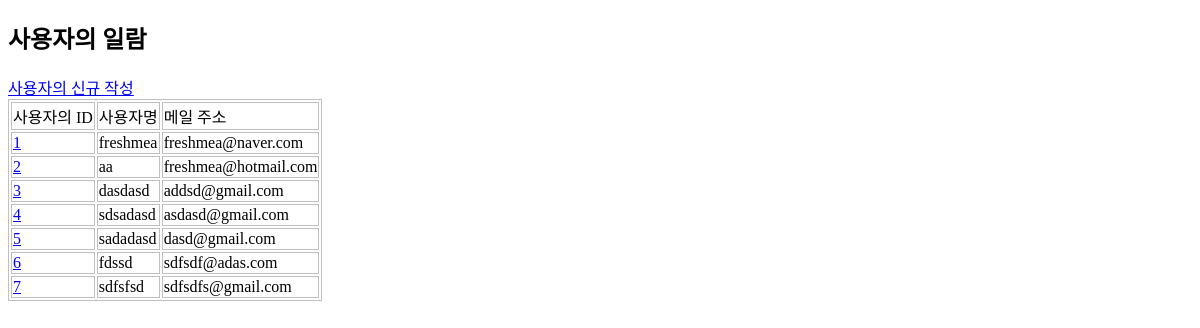
Page /crud/users (signed in) on the earlier database version.
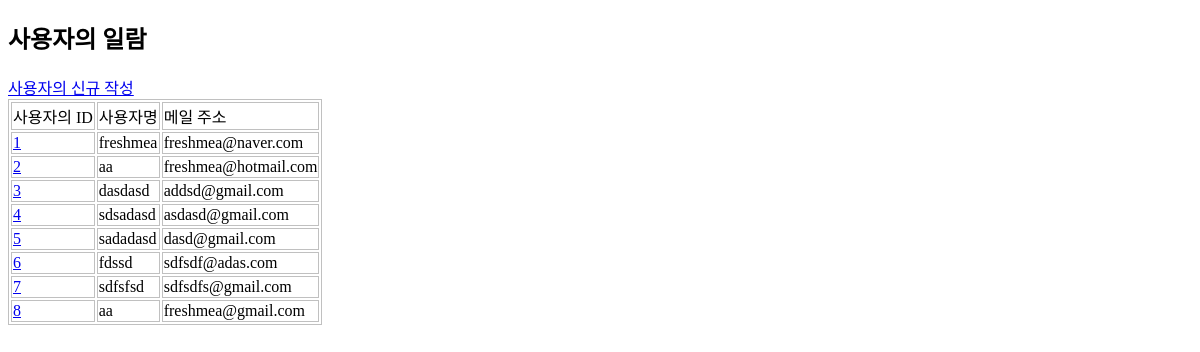
Same page on the later database version.
### apps/crud/models.py (models this page shows, shortened)
class User(db.Model, UserMixin):
    __tablename__ = "users"
    id = db.Column(db.Integer, primary_key=True)
    username = db.Column(db.String, index=True)
    email = db.Column(db.String, unique=True, index=True)
    password_hash = db.Column(db.String)
    created_at = db.Column(db.DateTime, default=datetime.now)
    updated_at = db.Column(db.DateTime, default=datetime.now, onupdate=datetime.now)
    @property
    def password(self):
        raise AttributeError("읽어 들일 수 없음.")

### apps/crud/views.py (the view)
@crud.route("/users")
@login_required
def users():
    users = User.query.all()
    return render_template("crud/index.html", users=users)

### apps/crud/models.py (called while the page is built)
@login_manager.user_loader
def load_user(user_id):
    return User.query.get(user_id)

### apps/crud/templates/crud/index.html (shortened to what this page needs)
{% extends "crud/base.html" %}
{% block content %}
<h2>사용자의 일람</h2>
<a href="{{ url_for('crud.create_user')}}">사용자의 신규 작성</a>
<table>
    <tr>
        <td>사용자의 ID</td>
        <td>사용자명</td>
        <td>메일 주소</td>
    </tr>
    {% for user in users%}
    <tr>
        <td> <a href="{{ url_for('crud.edit_user', user_id=user.id) }}">{{ user.id }}</a> </td>
        <td>{{ user.username }}</td>
        <td>{{ user.email }}</td>
    </tr>
    {% endfor %}
</table>
{% endblock %}

### apps/crud/templates/crud/base.html (shortened to what this page needs)
<!DOCTYPE html>
<html lang="ko">
<head>
    <link rel="stylesheet" href="{{ url_for('crud.static', filename='style.css' ) }}" />
</head>
<body>
    {% block content %} {% endblock %}
</body>
</html>

### apps/crud/static/style.css (style rules this page uses)
table, th, td { border: 1px solid #c0c0c0 }

Differences in the rows shown:
added User: id "8", username "aa", email "freshmea@gmail.com"
